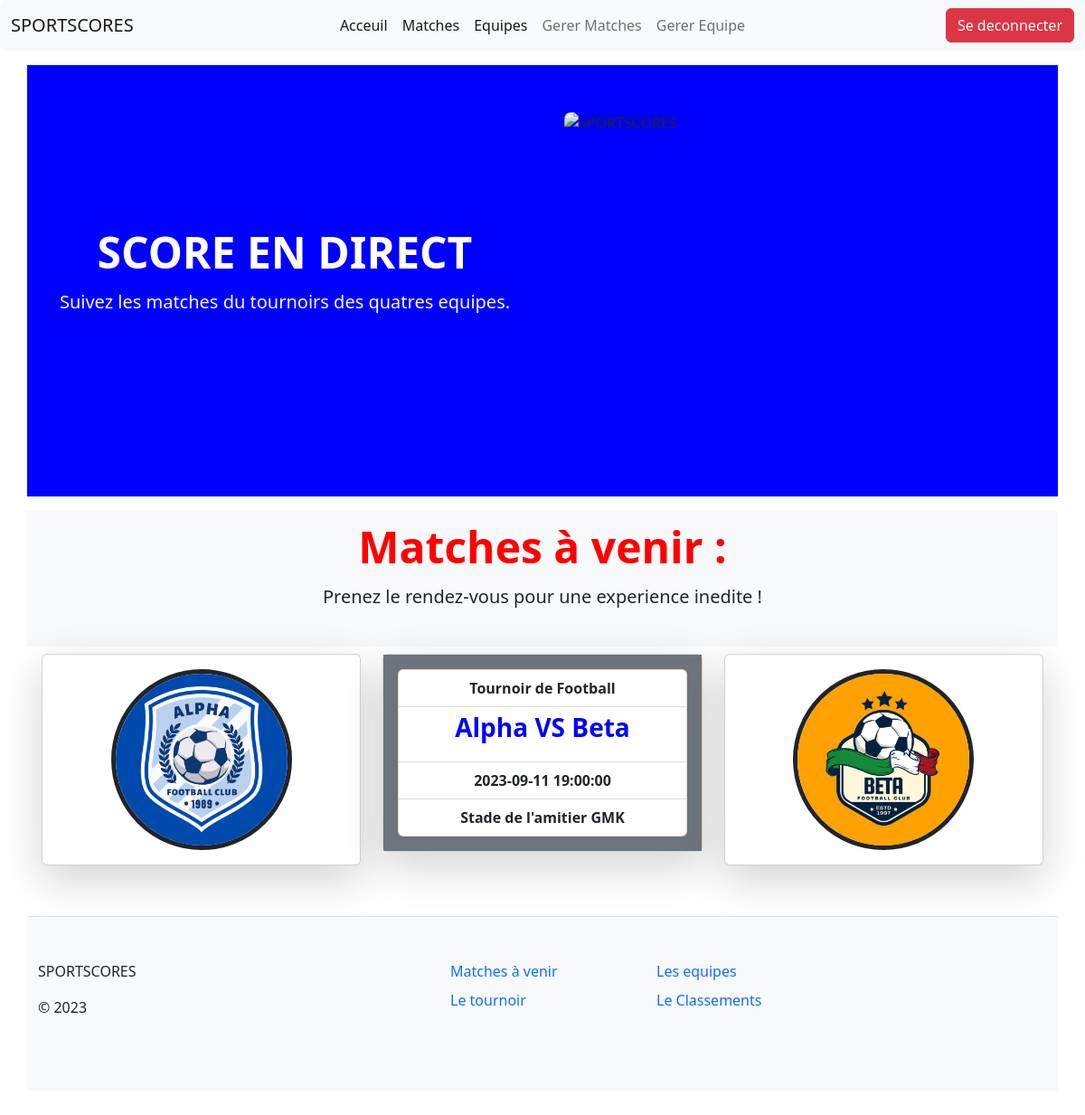
The page /matches.php (signed in) on the database its author committed.
### tables this page shows
CREATE TABLE `matches` (
  `matchesId` int(11) NOT NULL,
  `team1Id` int(11) NOT NULL,
  `team2Id` int(11) NOT NULL,
  `startTime` datetime NOT NULL,
  `endTime` datetime DEFAULT NULL,
  `matchesStadium` varchar(255) NOT NULL,
  `status` varchar(255) NOT NULL DEFAULT 'scheduled'
);

CREATE TABLE `team` (
  `teamId` int(11) NOT NULL,
  `teamName` varchar(255) NOT NULL,
  `teamLogo` varchar(255) NOT NULL,
  `teamPoints` int(255) NOT NULL DEFAULT 0,
  `teamStory` text NOT NULL
);

### method.php (called while the page is built, shortened)
<?php
function dbConnect()
{
  $DB_DNS = 'mysql:host=localhost;dbname=sportscores';
  $DB_USER = 'root';
  $DB_PASS = '';
  try {
    $database = new PDO($DB_DNS, $DB_USER, $DB_PASS);
  } catch (PDOException $th) {
    echo "Erreur " . $th->getMessage();
  }
  return $database;
}
function getTeam($teamid)
{
  $pdo = dbConnect();
  $sql = "SELECT * FROM team WHERE teamId = '$teamid' ";
  $req = $pdo->query($sql);
  $team = $req->fetch();
  return $team;
}
function getMatchesOnschedule()
{
  $pdo = dbConnect();
  $sql = "SELECT * FROM matches WHERE status = 'scheduled' ";
  $req = $pdo->query($sql);
  $matches = $req->fetchAll();
  return $matches;
}

### matches.php (the view, shortened to what this page needs)
<?php session_start();
require('method.php');
?>
<!DOCTYPE html>
<html lang="fr">
<head>
    <link rel="stylesheet" href="style/bootstrap.css">
    <link rel="stylesheet" href="style/monstyle.css">
</head>
<body>
    <?php include('header.php') ?>
    <div class="container  px-4 py-1 my-3 " style="background-color: blue;">
        <div class="row flex-lg-row-reverse align-items-center g-5 py-5">
            <div class="col-10 col-sm-8 col-lg-6">
                <img src="images/image4.jpg" class="d-block mx-lg-auto img-fluid rounded-3" alt="SPORTSCORES" width="700" height="500" loading="lazy">
            </div>
            <div class="col-lg-6">
                <h1 class="display-5 fw-bold text-body-emphasis lh-1 mb-3 text-center text-white">SCORE EN DIRECT</h1>
                <p class="lead text-center text-light">Suivez les matches du tournoirs des quatres equipes.</p>
            </div>
        </div>
    </div>
    <?php if (isset($_SESSION['user'])) {
    ?>
        <div class="container bg-light">
            <div class="pricing-header p-3 pb-md-4 mx-auto text-center">
                <h1 class="display-5 fw-bold text-body-emphasis lh-1 mb-3 text-center text" style="color: red;">Matches à venir :</h1>
                <p class="fs-5 text-body-secondary">Prenez le rendez-vous pour une experience inedite !</p>
            </div>
        </div>
        <?php
        $matches = getMatchesOnschedule();
        foreach ($matches as $matches) {
            $team1Id = $matches['team1Id'];
            $team1 = getTeam($team1Id);
            $team2Id = $matches['team2Id'];
            $team2 = getTeam($team2Id);
        ?>
            <div class="container py-2 px-3">
                <div class="row">
                    <div class="col-md-4">
                        <div class="card  py-3 shadow-lg">
                            <div class="d-flex justify-content-center align-items-center">
                                <img src=" images/<?= $team1['teamLogo'] ?>" class="card-img-top rounded-circle border-gray " style="width:200px; height:200px; border:5px solid;" alt="Logo">
                            </div>
                        </div>
                    </div>
                    <div class="col-md-4">
                        <div class="card shadow-lg " sstyle="border-radius:1%;">
                            <div class="card-body bg-secondary">
                                <ul class="list-group justify-content-center text-center">
                                    <li class="list-group-item fw-bold">Tournoir de Football</li>
                                    <li class="list-group-item">
                                        <h3 class="display-7 fw-bold text-body-emphasis lh-1 mb-3 text-center text" style="color: blue;"><?= htmlspecialchars($team1['teamName']) ?> VS <?= htmlspecialchars($team2['teamName']) ?></h3>
                                    </li>
                                    <li class="list-group-item fw-bold"><?= htmlspecialchars($matches['startTime']) ?></li>
                                    <li class="list-group-item fw-bold"><?= htmlspecialchars($matches['matchesStadium']) ?></li>
                                </ul>
                            </div>
                        </div>
                    </div>
                    <div class="col-md-4">
                        <div class="card  py-3 shadow-lg">
                            <div class="d-flex justify-content-center align-items-center">
                                <img src=" images/<?= $team2['teamLogo'] ?>" class="card-img-top rounded-circle border-gray " style="width:200px; height:200px; border:5px solid;" alt="Logo">
                            </div>
                        </div>
                    </div>
                </div>
            </div>
    <?php
        }
    }
    include('footer.php'); ?>
</body>
</html>

### rows shown on the page
matches: team1Id.teamLogo (picture), team1Id.teamName "Alpha", team2Id.teamName "Beta", startTime "2023-09-11 19:00:00", matchesStadium "Stade de l'amitier GMK", team2Id.teamLogo (picture)
